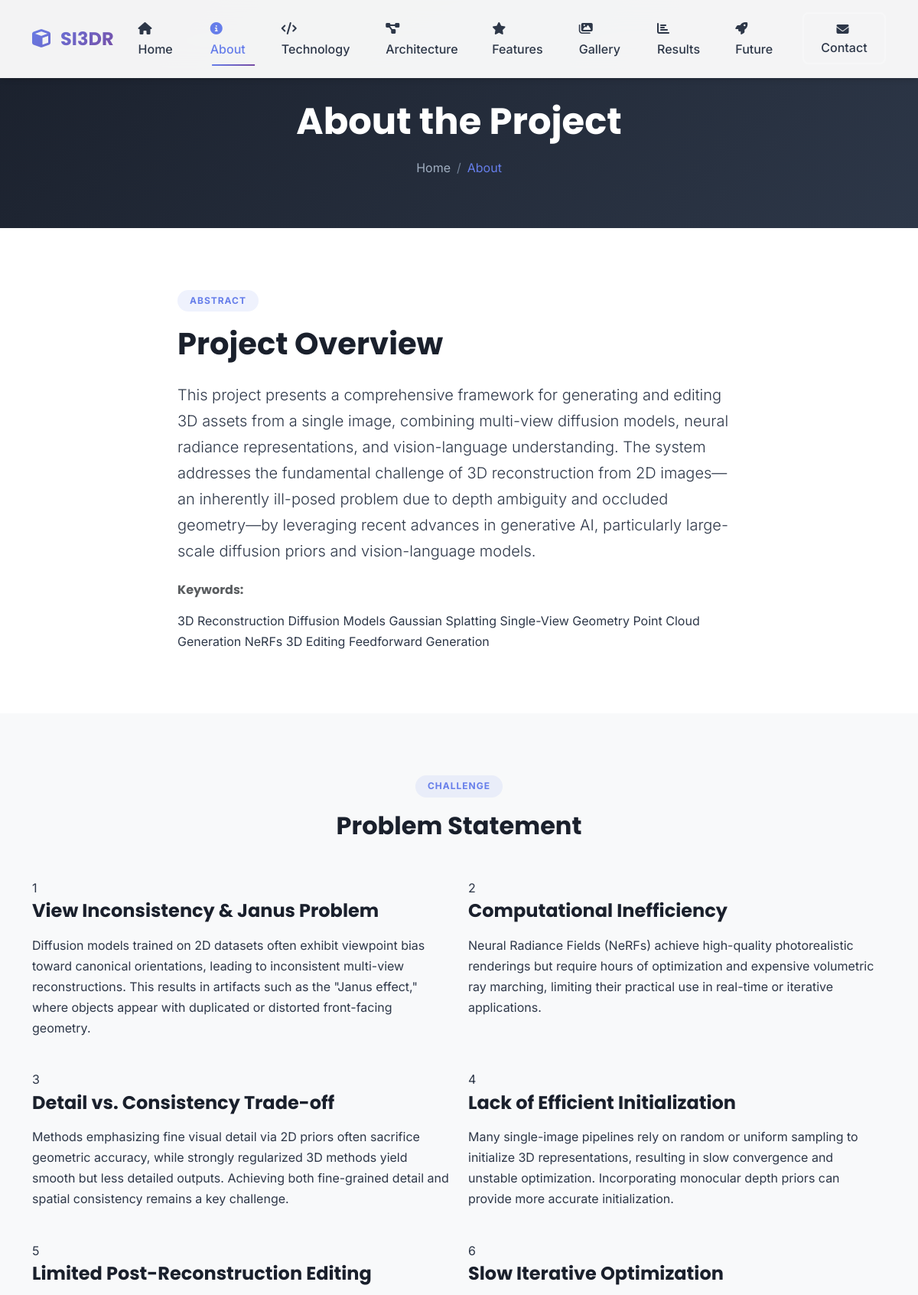
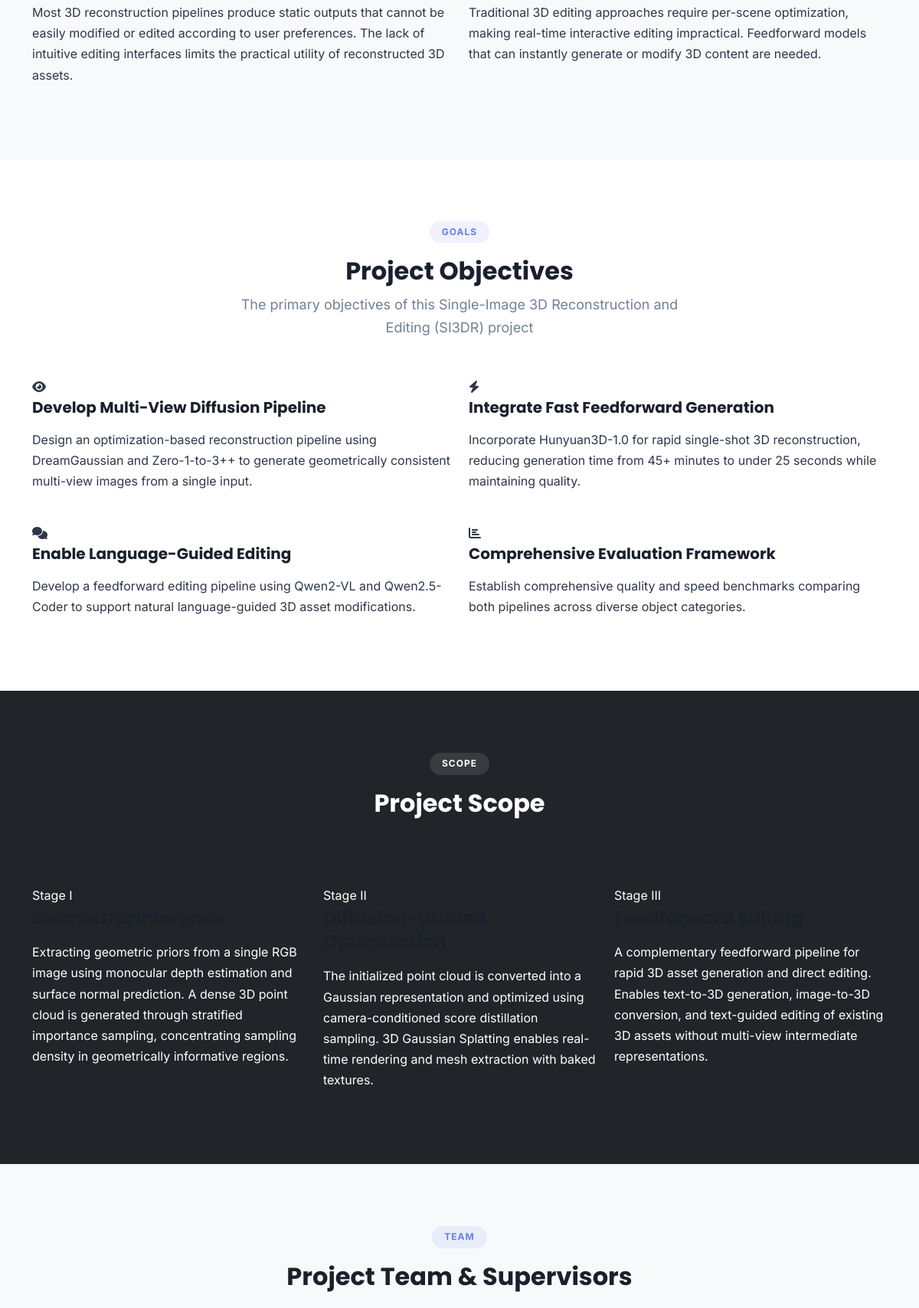
The page /about/ (upper part) on the database its author committed (2 pictures, top to bottom).
### project_showcase/models.py (models this page shows, shortened)
class ProjectInfo(models.Model):
    title = models.CharField(max_length=300, default="Single Image 3D Reconstruction")
    short_title = models.CharField(max_length=100, default="SI3DR")
    tagline = models.CharField(
        max_length=500,
        default="Generating detailed 3D models from a single 2D image using AI"
    )
    abstract = models.TextField(
        help_text="Main abstract of the project"
    )
    problem_statement = models.TextField(
        help_text="Detailed problem statement"
    )
    institution = models.CharField(
        max_length=300,
        default="Tribhuvan University, Institute of Engineering, Pulchowk Campus"
    )
    department = models.CharField(
        max_length=200,
        default="Department of Electronics and Computer Engineering"
    )
    submission_date = models.CharField(max_length=50, default="December 2025")
    hero_image = models.ImageField(
        upload_to='hero/',
        blank=True,
        null=True,
        help_text="Main hero image for homepage"
    )
    class Meta:
        verbose_name = "Project Information"
        verbose_name_plural = "Project Information"

class Objective(models.Model):
    title = models.CharField(max_length=200)
    description = models.TextField()
    order = models.PositiveIntegerField(default=0)
    icon = models.CharField(
        max_length=50,
        default="fas fa-check-circle",
        help_text="Font Awesome icon class"
    )
    class Meta:
        ordering = ['order']
        verbose_name = "Project Objective"
        verbose_name_plural = "Project Objectives"

### project_showcase/views.py (the view)
# urls.py: path('about/', views.about, name='about'),
def about(request):
    context = get_project_context()
    context['objectives'] = Objective.objects.all()
    context['team_members'] = TeamMember.objects.all()
    context['supervisors'] = Supervisor.objects.all()
    return render(request, 'project_showcase/about.html', context)

### templates/project_showcase/about.html (shortened to what this page needs)
{% extends 'base.html' %}
{% load static %}
{% block content %}
<section class="page-header">
    <div class="container">
        <div class="row">
            <div class="col-12 text-center" data-aos="fade-up">
                <h1 class="page-title">About the Project</h1>
                <nav aria-label="breadcrumb">
                    <ol class="breadcrumb justify-content-center">
                        <li class="breadcrumb-item"><a href="{% url 'project_showcase:home' %}">Home</a></li>
                        <li class="breadcrumb-item active" aria-current="page">About</li>
                    </ol>
                </nav>
            </div>
        </div>
    </div>
</section>
<section class="section-padding">
    <div class="container">
        <div class="row">
            <div class="col-lg-8 mx-auto" data-aos="fade-up">
                <div class="content-card">
                    <div class="section-badge mb-3">Abstract</div>
                    <h2 class="mb-4">Project Overview</h2>
                    {% if project_info and project_info.abstract %}
                        <p class="lead">{{ project_info.abstract }}</p>
                    {% endif %}
                    <div class="keywords-section mt-4">
                        <h6 class="text-muted mb-3">Keywords:</h6>
                        <div class="keywords-list">
                            <span class="keyword-tag">3D Reconstruction</span>
                            <span class="keyword-tag">Diffusion Models</span>
                            <span class="keyword-tag">Gaussian Splatting</span>
                            <span class="keyword-tag">Single-View Geometry</span>
                            <span class="keyword-tag">Point Cloud Generation</span>
                            <span class="keyword-tag">NeRFs</span>
                            <span class="keyword-tag">3D Editing</span>
                            <span class="keyword-tag">Feedforward Generation</span>
                        </div>
                    </div>
                </div>
            </div>
        </div>
    </div>
</section>
<section class="section-padding bg-light">
    <div class="container">
        <div class="text-center mb-5" data-aos="fade-up">
            <span class="section-badge">Challenge</span>
            <h2 class="section-title">Problem Statement</h2>
        </div>
        <div class="row g-4">
            <div class="col-lg-6" data-aos="fade-up" data-aos-delay="100">
                <div class="problem-card">
                    <div class="problem-number">1</div>
                    <h4>View Inconsistency & Janus Problem</h4>
                    <p>
                        Diffusion models trained on 2D datasets often exhibit viewpoint bias toward
                        canonical orientations, leading to inconsistent multi-view reconstructions.
                        This results in artifacts such as the "Janus effect," where objects appear
                        with duplicated or distorted front-facing geometry.
                    </p>
                </div>
            </div>
            <div class="col-lg-6" data-aos="fade-up" data-aos-delay="200">
                <div class="problem-card">
                    <div class="problem-number">2</div>
                    <h4>Computational Inefficiency</h4>
                    <p>
                        Neural Radiance Fields (NeRFs) achieve high-quality photorealistic renderings
                        but require hours of optimization and expensive volumetric ray marching,
                        limiting their practical use in real-time or iterative applications.
                    </p>
                </div>
            </div>
            <div class="col-lg-6" data-aos="fade-up" data-aos-delay="300">
                <div class="problem-card">
                    <div class="problem-number">3</div>
                    <h4>Detail vs. Consistency Trade-off</h4>
                    <p>
                        Methods emphasizing fine visual detail via 2D priors often sacrifice geometric
                        accuracy, while strongly regularized 3D methods yield smooth but less detailed
                        outputs. Achieving both fine-grained detail and spatial consistency remains a key challenge.
                    </p>
                </div>
            </div>
            <div class="col-lg-6" data-aos="fade-up" data-aos-delay="400">
                <div class="problem-card">
                    <div class="problem-number">4</div>
                    <h4>Lack of Efficient Initialization</h4>
                    <p>
                        Many single-image pipelines rely on random or uniform sampling to initialize
                        3D representations, resulting in slow convergence and unstable optimization.
                        Incorporating monocular depth priors can provide more accurate initialization.
                    </p>
                </div>
            </div>
            <div class="col-lg-6" data-aos="fade-up" data-aos-delay="500">
                <div class="problem-card">
                    <div class="problem-number">5</div>
                    <h4>Limited Post-Reconstruction Editing</h4>
                    <p>
                        Most 3D reconstruction pipelines produce static outputs that cannot be easily
                        modified or edited according to user preferences. The lack of intuitive editing
                        interfaces limits the practical utility of reconstructed 3D assets.
                    </p>
                </div>
            </div>
            <div class="col-lg-6" data-aos="fade-up" data-aos-delay="600">
                <div class="problem-card">
                    <div class="problem-number">6</div>
                    <h4>Slow Iterative Optimization</h4>
                    <p>
                        Traditional 3D editing approaches require per-scene optimization, making
                        real-time interactive editing impractical. Feedforward models that can
                        instantly generate or modify 3D content are needed.
                    </p>
                </div>
            </div>
        </div>
    </div>
</section>
<section class="section-padding">
    <div class="container">
        <div class="text-center mb-5" data-aos="fade-up">
            <span class="section-badge">Goals</span>
            <h2 class="section-title">Project Objectives</h2>
            <p class="section-subtitle">
                The primary objectives of this Single-Image 3D Reconstruction and Editing (SI3DR) project
            </p>
        </div>
        <div class="row g-4">
            {% if objectives %}
                {% for objective in objectives %}
                <div class="col-lg-6" data-aos="fade-up" data-aos-delay="{{ forloop.counter|add:100 }}">
                    <div class="objective-card">
                        <div class="objective-icon">
                            <i class="{{ objective.icon|default:'fas fa-bullseye' }}"></i>
                        </div>
                        <div class="objective-content">
                            <h5>{{ objective.title }}</h5>
                            <p>{{ objective.description }}</p>
                        </div>
                    </div>
                </div>
                {% endfor %}
            {% endif %}
        </div>
    </div>
</section>
<section class="section-padding bg-dark text-white">
    <div class="container">
        <div class="text-center mb-5" data-aos="fade-up">
            <span class="section-badge-light">Scope</span>
            <h2 class="section-title text-white">Project Scope</h2>
            <p class="section-subtitle text-muted">
            </p>
        </div>
        <div class="row g-4">
            <div class="col-lg-4" data-aos="fade-up" data-aos-delay="100">
                <div class="scope-card">
                    <div class="scope-stage">Stage I</div>
                    <h4>Geometric Inference</h4>
                    <p>
                        Extracting geometric priors from a single RGB image using monocular depth
                        estimation and surface normal prediction. A dense 3D point cloud is generated
                        through stratified importance sampling, concentrating sampling density in
                        geometrically informative regions.
                    </p>
                </div>
            </div>
            <div class="col-lg-4" data-aos="fade-up" data-aos-delay="200">
                <div class="scope-card">
                    <div class="scope-stage">Stage II</div>
                    <h4>Diffusion-Guided Optimization</h4>
                    <p>
                        The initialized point cloud is converted into a Gaussian representation and
                        optimized using camera-conditioned score distillation sampling. 3D Gaussian
                        Splatting enables real-time rendering and mesh extraction with baked textures.
                    </p>
                </div>
            </div>
            <div class="col-lg-4" data-aos="fade-up" data-aos-delay="300">
                <div class="scope-card">
                    <div class="scope-stage">Stage III</div>
                    <h4>Feedforward Editing</h4>
                    <p>
                        A complementary feedforward pipeline for rapid 3D asset generation and direct
                        editing. Enables text-to-3D generation, image-to-3D conversion, and text-guided
                        editing of existing 3D assets without multi-view intermediate representations.
                    </p>
                </div>
            </div>
        </div>
    </div>
</section>
<section class="section-padding bg-light">
    <div class="container">
        <div class="text-center mb-5" data-aos="fade-up">
            <span class="section-badge">Team</span>
            <h2 class="section-title">Project Team & Supervisors</h2>
        </div>
    </div>
</section>
{% endblock %}

### templates/base.html (shortened to what this page needs)
{% load static %}
<!DOCTYPE html>
<html lang="en">
<head>
    <link href="https://cdn.jsdelivr.net/npm/bootstrap@5.3.2/dist/css/bootstrap.min.css" rel="stylesheet">
    <link rel="stylesheet" href="https://cdnjs.cloudflare.com/ajax/libs/font-awesome/6.5.1/css/all.min.css">
    <link href="https://unpkg.com/aos@2.3.1/dist/aos.css" rel="stylesheet">
    <link rel="stylesheet" href="{% static 'css/style.css' %}">
</head>
<body>
    <nav class="navbar navbar-expand-lg navbar-dark fixed-top" id="mainNavbar">
        <div class="container">
            <a class="navbar-brand" href="{% url 'project_showcase:home' %}">
                <i class="fas fa-cube me-2"></i>
                <span class="brand-text">SI3DR</span>
            </a>
            <div class="collapse navbar-collapse" id="navbarNav">
                <ul class="navbar-nav ms-auto">
                    <li class="nav-item">
                        <a class="nav-link {% if request.resolver_match.url_name == 'home' %}active{% endif %}" href="{% url 'project_showcase:home' %}">
                            <i class="fas fa-home me-1"></i> Home
                        </a>
                    </li>
                    <li class="nav-item">
                        <a class="nav-link {% if request.resolver_match.url_name == 'about' %}active{% endif %}" href="{% url 'project_showcase:about' %}">
                            <i class="fas fa-info-circle me-1"></i> About
                        </a>
                    </li>
                    <li class="nav-item">
                        <a class="nav-link {% if request.resolver_match.url_name == 'technology' %}active{% endif %}" href="{% url 'project_showcase:technology' %}">
                            <i class="fas fa-code me-1"></i> Technology
                        </a>
                    </li>
                    <li class="nav-item">
                        <a class="nav-link {% if request.resolver_match.url_name == 'architecture' %}active{% endif %}" href="{% url 'project_showcase:architecture' %}">
                            <i class="fas fa-project-diagram me-1"></i> Architecture
                        </a>
                    </li>
                    <li class="nav-item">
                        <a class="nav-link {% if request.resolver_match.url_name == 'features' %}active{% endif %}" href="{% url 'project_showcase:features' %}">
                            <i class="fas fa-star me-1"></i> Features
                        </a>
                    </li>
                    <li class="nav-item">
                        <a class="nav-link {% if request.resolver_match.url_name == 'screenshots' %}active{% endif %}" href="{% url 'project_showcase:screenshots' %}">
                            <i class="fas fa-images me-1"></i> Gallery
                        </a>
                    </li>
                    <li class="nav-item">
                        <a class="nav-link {% if request.resolver_match.url_name == 'results' %}active{% endif %}" href="{% url 'project_showcase:results' %}">
                            <i class="fas fa-chart-bar me-1"></i> Results
                        </a>
                    </li>
                    <li class="nav-item">
                        <a class="nav-link {% if request.resolver_match.url_name == 'future_scope' %}active{% endif %}" href="{% url 'project_showcase:future_scope' %}">
                            <i class="fas fa-rocket me-1"></i> Future
                        </a>
                    </li>
                    <li class="nav-item">
                        <a class="nav-link btn btn-outline-light btn-sm px-3 ms-2 {% if request.resolver_match.url_name == 'contact' %}active{% endif %}" href="{% url 'project_showcase:contact' %}">
                            <i class="fas fa-envelope me-1"></i> Contact
                        </a>
                    </li>
                </ul>
            </div>
        </div>
    </nav>
    <main>
        {% block content %}{% endblock %}
    </main>
</body>
</html>

### rows shown on the page
ProjectInfo: abstract "This project presents a comprehensive framework for generating and editing 3D assets from a single image, combining multi-view diffusion models, neural radiance representations, and vision-language understanding. The system addresses the fundamental challenge of 3D reconstruction from 2D images—an inherently ill-posed problem due to depth ambiguity and occluded geometry—by leveraging recent advances in generative AI, particularly large-scale diffusion priors and vision-language models."
Objective: title "Develop Multi-View Diffusion Pipeline", description "Design an optimization-based reconstruction pipeline using DreamGaussian and Zero-1-to-3++ to generate geometrically consistent multi-view images from a single input."
Objective: title "Integrate Fast Feedforward Generation", description "Incorporate Hunyuan3D-1.0 for rapid single-shot 3D reconstruction, reducing generation time from 45+ minutes to under 25 seconds while maintaining quality."
Objective: title "Enable Language-Guided Editing", description "Develop a feedforward editing pipeline using Qwen2-VL and Qwen2.5-Coder to support natural language-guided 3D asset modifications."
Objective: title "Comprehensive Evaluation Framework", description "Establish comprehensive quality and speed benchmarks comparing both pipelines across diverse object categories."
